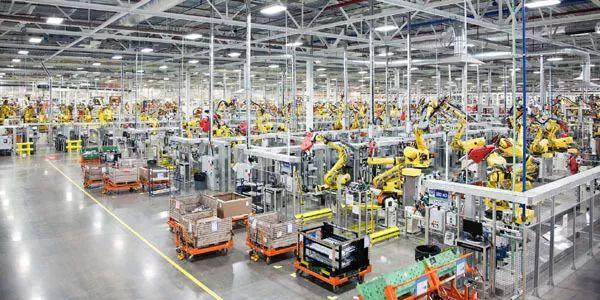
#> input picture pictures/factory.jpg, 600 x 300 px
$ python '65.闭运算.py'
#> lines starting #> are read from the running program, lines starting #| are printed output that depends on the picture; after the words box and inside, x2 and y2 are one past the last pixel; in counts of white or black regions, pixels touching at a corner belong together
import cv2 as cv
import numpy as np

src = cv.imread("./pictures/factory.jpg")
#> src is the input picture: shape (300, 600, 3); mean B, G, R 141.9, 147.8, 150.8
cv.namedWindow("input", cv.WINDOW_AUTOSIZE)
cv.imshow("input", src)

# 高斯模糊去噪声
gray = cv.cvtColor(src, cv.COLOR_BGR2GRAY)
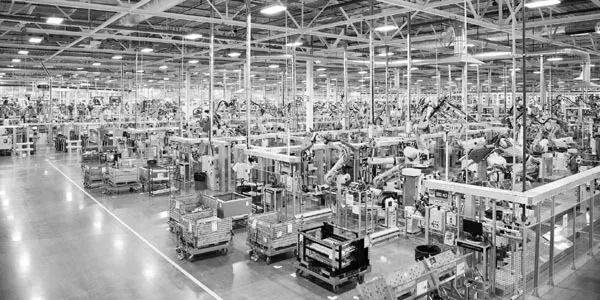
#> gray: shape (300, 600); min 0, max 255, mean 148.1
ret, binary = cv.threshold(gray, 0, 255, cv.THRESH_BINARY | cv.THRESH_OTSU)
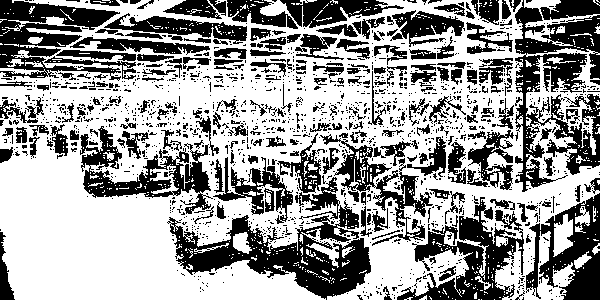
#> binary: shape (300, 600); 60.7% white; 1532 black regions (1312 under 20 px), largest, box (x1, y1, x2, y2) and area: (167, 177, 371, 300) 8057, (515, 0, 600, 192) 7535, (397, 197, 524, 300) 4916
#> ret = 138
cv.imwrite("binary1.png", binary)
cv.imshow("binary1", binary)

# 闭操作
se1 = cv.getStructuringElement(cv.MORPH_RECT, (5, 5), (-1, -1))
# getStructuringElement函数会返回指定形状和尺寸的结构元素。
# 这个函数的第一个参数表示内核的形状，有三种形状可以选择。
# 矩形：MORPH_RECT
# 交叉形：MORPH_CROSS
# 椭圆形：MORPH_ELLIPSE
# 第二和第三个参数分别是内核的尺寸以及锚点的位置。
# 一般在调用erode以及dilate函数之前，先定义一个Mat类型的变量来获得getStructuringElement函数的返回值。
# 对于锚点的位置，有默认值Point（-1,-1），表示锚点位于中心点。
# element形状唯一依赖锚点位置，其他情况下，锚点只是影响了形态学运算结果的偏移。

se2 = cv.getStructuringElement(cv.MORPH_RECT, (5, 25), (-1, -1))
binary = cv.morphologyEx(binary, cv.MORPH_CLOSE, se1)
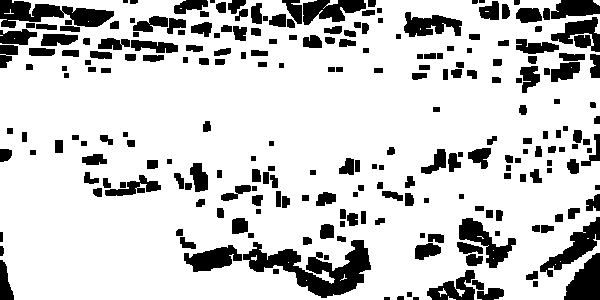
#> binary: shape (300, 600); 80.8% white; 238 black regions (5 under 20 px), largest, box (x1, y1, x2, y2) and area: (243, 240, 371, 298) 3124, (0, 0, 114, 28) 1806, (540, 217, 600, 277) 1157
binary = cv.morphologyEx(binary, cv.MORPH_CLOSE, se2)
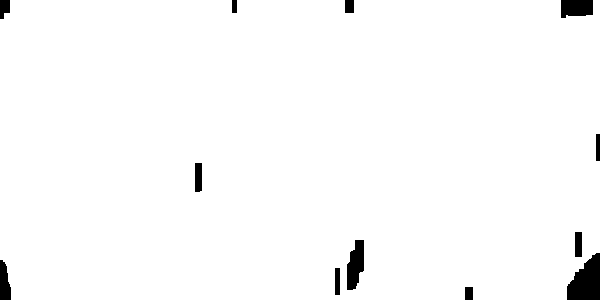
#> binary: shape (300, 600); 98% white; 12 black regions, largest, box (x1, y1, x2, y2) and area: (567, 253, 600, 300) 1098, (347, 240, 364, 290) 616, (561, 0, 593, 18) 513

cv.imshow("binary", binary)
cv.imwrite("binary2.png", binary)

cv.waitKey(0)
cv.destroyAllWindows()

$ run again, with pictures/blox.jpg copied over pictures/factory.jpg
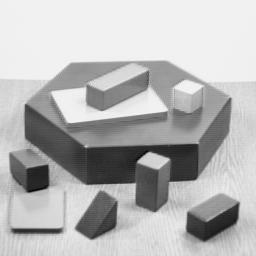
#> input picture pictures/blox.jpg, 256 x 256 px
#> src is the input picture: shape (256, 256, 3); min 0, max 252, mean 182.8
#> `ret, binary = cv.threshold(gray, 0, 255, cv.THRESH_BINARY | cv.THRESH_..`:
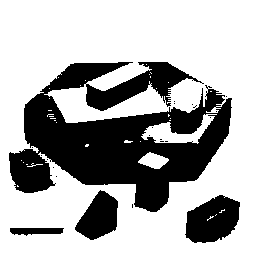
#> binary: shape (256, 256); 68% white; 22 black regions (18 under 20 px), largest, box (x1, y1, x2, y2) and area: (9, 62, 232, 212) 17345, (185, 195, 240, 243) 1893, (75, 190, 118, 240) 1360, (10, 228, 64, 236) 324
#> ret = 161
#> `binary = cv.morphologyEx(binary, cv.MORPH_CLOSE, se2)`:
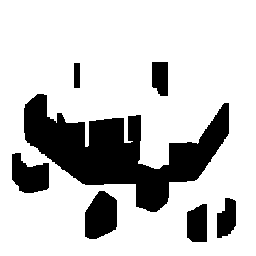
#> binary: shape (256, 256); 78.2% white; 7 black regions, largest, box (x1, y1, x2, y2) and area: (24, 94, 229, 212) 10117, (85, 191, 117, 239) 1213, (12, 153, 49, 193) 1041
